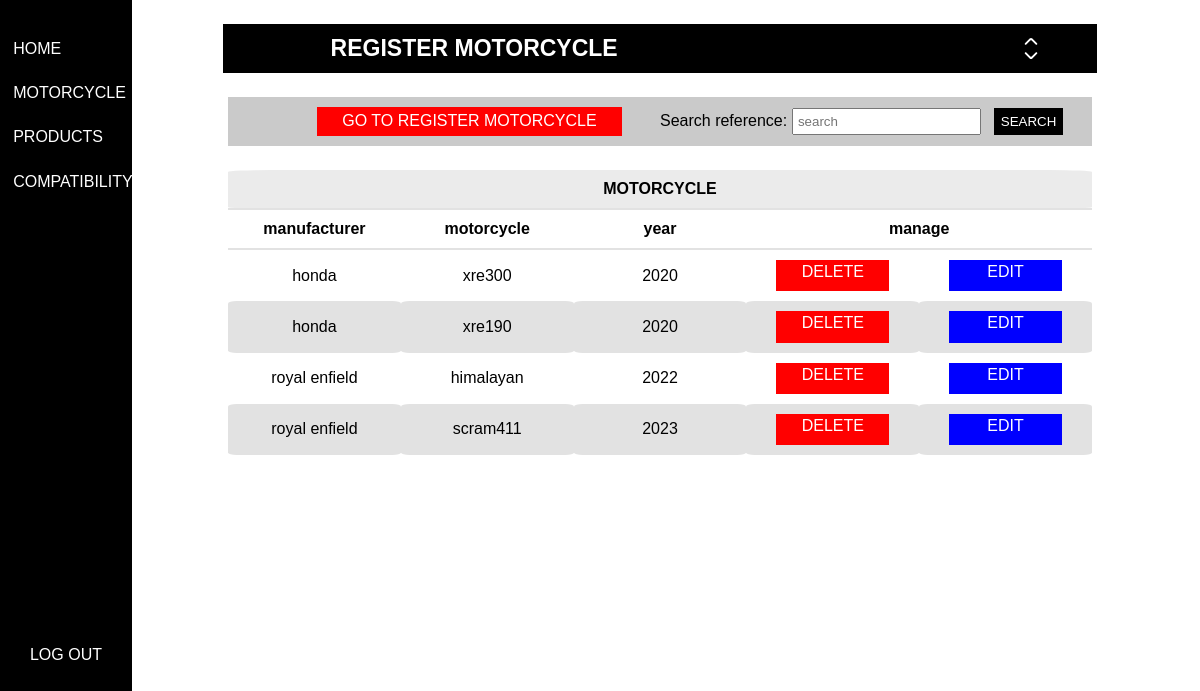
/motorcycle/ (signed in), run on the app's committed database.
### app_tables/models.py (models this page shows, shortened)
class motorcycle(models.Model):
    manufacturer = models.CharField(max_length=15, blank=False)
    motorcycle = models.CharField(max_length=15)
    year = models.CharField(max_length=9)

### app_tables/views.py (the view)
# urls.py: path('motorcycle/', motorcycle_html, name="motorcycle"),
def motorcycle_html(request):
    search = request.POST.get("search_product")
    motorcycle_all = motorcycle.objects.all()
    if search:
        motorcycle_all = motorcycle.objects.filter(
            Q(manufacturer__icontains = search) |
            Q(motorcycle__icontains = search) |
            Q(year__icontains = search)
        ).distinct()
    return render(request, "motorcycle.html", {"motorcycle_a" : motorcycle_all})

### app_tables/templates/motorcycle.html (shortened to what this page needs)
{% extends "outside/outside.html" %}
{% load static %}
{% block main %}
{% if user.is_superuser %}
    {% if motorcycle_edit %}
    <div id="all_div_register">
        <div id="form_style_2">
            <div id="reg_title">
                <h1>edit motorcycle</h1>
                <span id="icon_title"></span>
            </div>
            <form id="form_product" action="{% url 'form_editing_motorcycle' %}" method="POST">
                {% csrf_token %}
                    <div>
                        <label for="manufacturer">manufacturer:</label>
                        <input type="text" name="manufacturer" maxlength="15" required value="{{motorcycle_edit.manufacturer}}">
                    </div>
                    <div>
                        <label for="motorcycle">motorcycle:</label>
                        <input type="text" name="motorcycle" maxlength="15" required value="{{motorcycle_edit.motorcycle}}">
                    </div>
                    <div>
                        <label for="year">year:</label>
                        <input type="text" name="year" maxlength="9" required value="{{motorcycle_edit.year}}">
                    </div>
                    <div>
                        <button id="button_edit" type="submit">edit</button>
                    </div>
            </form>
        </div>
    </div>
    {% else %}
    <div id="all_div_register">
        <div id="form_style_2">
            <div id="reg_title">
                <h1>register motorcycle</h1>
                <span id="icon_title"></span>
            </div>
        </div>
    </div>
    {% endif %}
{% endif %}
<div id="form_style">
    <form method="POST">
        {% if user.is_superuser %}
        <div id="reset_form">
            <a href="/motorcycle">go to register motorcycle</a>
        </div>
        {% endif %}
        <div id="search_div">
            <label for="search_product">Search reference: </label>
            <input type="search" name="search_product" id="search_style" placeholder="search">
            <button id="submit_search_style" type="submit">search</button>
        </div>
    </form>
</div>
{% if user.is_superuser %}
<div id="div_table">
    <table id="table_product">
        <thead>
            <tr>
                <th colspan="5" id="th_one">motorcycle</th>
            </tr>
            <tr id="tr_head_second">
                <th>manufacturer</th>
                <th>motorcycle</th>
                <th>year</th>
                <th colspan="2">manage</th>
            </tr>
        </thead>
            {% for row in motorcycle_a %}
                <tr>
                    <td>{{row.manufacturer}}</td>
                    <td>{{row.motorcycle}}</td>
                    <td>{{row.year}}</td>
                    <td><a id="delete" href="/delete_m/{{row.id}}">delete</a></td>
                    <td><a id="edit" href="/edit_m/{{row.id}}">edit</a></td>
                </tr>
            {% endfor %}
    </table>
</div>
{% endif %}
{% endblock %}

### app_tables/templates/outside/outside.html (shortened to what this page needs)
{% if user.is_authenticated %}
{% load static %}
<!DOCTYPE html>
<html lang="en">
<head>
    <link rel="stylesheet" href="{% static "sty2.css" %}">
</head>
<body>
    <header>
        <nav>
            {% include "outside/nav.html" %}
        </nav>
    </header>
    <main class="main_css">
        {% block main %}
        {% endblock %}
    </main>
</body>
</html>
{% else %}
<p>Please login for continue to manage o view this!</p><a href="{% url "login" %}">log in</a>
{% endif %}

### app_tables/templates/outside/nav.html (shortened to what this page needs)
<ul id="uls">
    <li><a href="{% url "home" %}">home</a></li>
    <li><a href="{% url "motorcycle" %}">motorcycle</a></li>
    <li><a href="{% url "products" %}">products</a></li>
    <li><a href="{% url "compatibility" %}">compatibility</a></li>
</ul>
<ul id="uls_ft">
    <li id="logout"><a href="{% url "login" %}">log out</a></li>
</ul>

### app_tables/static/sty2.css (style rules this page uses)
body { font-family:'Lucida Sans', 'Lucida Sans Regular', 'Lucida Grande', 'Lucida Sans Unicode', Geneva, Verdana, sans-serif; margin: 0; }
nav { position: fixed; display: grid; background-color: black; height: 100%; width: 11%; }
ul { margin-top: 20%; padding-left: 0%; }
li { list-style: none; text-decoration: none; }
#uls li a { display: block; align-items: center; text-decoration: none; text-transform: uppercase; height: 20%; width: 100%; color: white; padding: 10%; }
#uls_ft { margin-bottom: 0; }
#uls_ft li { margin-top: 200%; }
#uls_ft li a { display: block; text-decoration: none; text-transform: uppercase; text-align: center; height: 20%; width: 80%; color: white; padding: 10%; }
.main_css { margin: auto; padding-top: 2%; display: grid; }
table { margin: auto; table-layout: fixed; text-align: center; border-collapse: collapse; width: 80%; }
#div_table { padding-left: 10%; }
th, td { padding: 10px; border-radius: 5%; }
tr:nth-child(even) { background-color: #E2E2E2; }
#tr_head_second { background-color: #ffffff; border-bottom: 2px solid #E2E2E2; }
#th_one { background-color: #EBEBEB; text-transform: uppercase; border-bottom: 2px solid #E2E2E2; }
td #delete { display: block; color: white; text-transform: uppercase; text-decoration: none; height: 25px; width: 70%; background-color: red; padding: 2%; margin: auto; border: 0; }
td #edit { display: block; color: white; text-transform: uppercase; text-decoration: none; height: 25px; width: 70%; background-color: blue; padding: 2%; margin: auto; border: 0; }
#form_style { padding-left: 10%; height:fit-content; margin-top: 2%; margin-bottom: 2%; }
#form_style #search_div { margin-right: 0; grid-column: 2; }
#form_style form { display: grid; grid-template-columns: repeat(2, 1fr); padding-top: 1%; padding-bottom: 1%; background-color: #CACACA; width: 80%; margin-left: 10%; align-items: center; }
#submit_search_style, #search_style { padding: 1%; }
#submit_search_style { background-color: black; border: 0; margin-left: 2%; color: white; text-transform: uppercase; padding: 1.5%; }
#reset_form { margin: auto; }
#reset_form a { display: block; text-transform: uppercase; text-decoration: none; color: white; background-color: red; width: 120%; padding-top: 2%; padding-bottom: 2%; text-align: center; border: 0; }
#form_style_2 { margin: auto; }
#reg_title { display: grid; grid-template-columns: repeat(2, 1fr); margin: auto; background-color: black; width: 70%; padding: 1%; padding-left: 10%; }
#reg_title h1 { margin: 0; text-transform: uppercase; font-size: 23px; color: white; }
#icon_title { margin: auto; background: url("re_source/pointer.svg"); width: 40px; height: 23px; margin-left: 80%; }
#all_div_register { padding-left: 10%; }

### data on the page
motorcycle: manufacturer "honda", motorcycle "xre300", year "2020"
motorcycle: manufacturer "honda", motorcycle "xre190", year "2020"
motorcycle: manufacturer "royal enfield", motorcycle "himalayan", year "2022"
motorcycle: manufacturer "royal enfield", motorcycle "scram411", year "2023"
